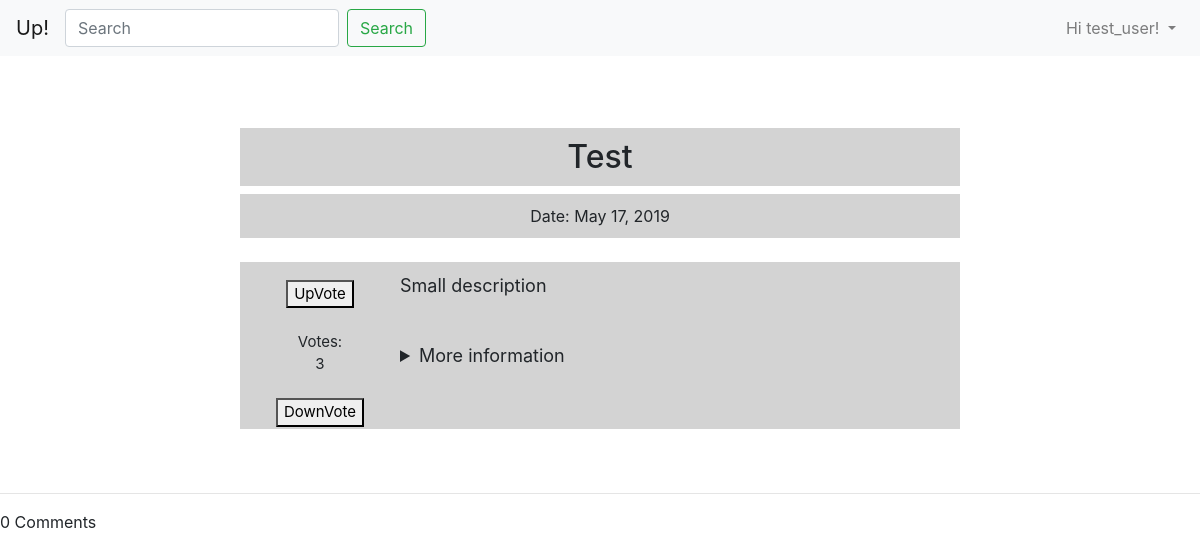
The page /Topics/3/ (signed in) on the database as committed earlier.
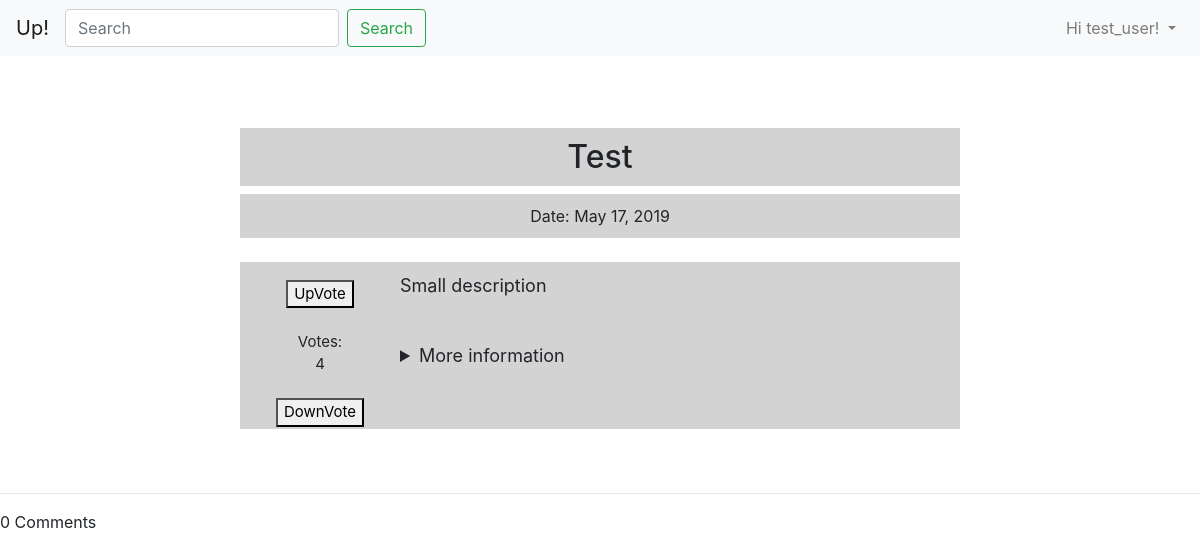
The same page on the database as committed later.
### Topics/models.py (models this page shows, shortened)
class TopicInformation(models.Model):
    title_text = models.CharField(max_length=50)
    small_description = models.CharField(max_length=500)
    pub_date = models.DateField('date published')
    votes = models.IntegerField(default=0)
    big_description = models.CharField(max_length=10000)

### Topics/views.py (the view)
# urls.py: path('<int:id>/', views.detail, name='detail'),
def detail(request, id):
    try:
        topic = TopicInformation.objects.get(pk=id)
    except TopicInformation.DoesNotExist:
        raise Http404("Topic does not exist.")
    comments = Comment.objects.filter(topic=topic).order_by('-id')
    if request.method == 'TOPIC':
        comment_form = CommentForm(request.POST or None)
        if comment_form.is_valid():
            comment_form.save()
    else:
        comment_form = CommentForm()
    context = {
        'topic': topic,
        'comments': comments,
        'comment_form': comment_form,
    }
    return render(request, 'Topics/detail.html', context)

### Topics/forms.py
class CommentForm(forms.ModelForm):
    class Meta:
        model = Comment
        fields = ('content',)

### Topics/templates/Topics/detail.html (shortened to what this page needs)
{% extends 'WebApp/base.html' %}
{% block content %}
<br>
<h2>{{topic.title_text}}</h2>
<p class="date">Date: {{topic.pub_date}}</p>
<br>
<div class="box">
    <div class="div1">
        <form action="{% url 'Topics:upvote' topic.id %}" method='POST'>
    <button type='submit'>UpVote</button>
        </form>
        <br>
        Votes: <br> {{topic.votes}}
        <br>
        <br>
    <form action="{% url 'Topics:downvote' topic.id %}" method='POST'>
    <button type='submit'>DownVote</button>
    </form>
    </div>
    <div class="div2">
        <p class="small_description"> {{topic.small_description}} </p>
        <br>
        <details> <summary> More information</summary>
        </details>
    </div>
</div>
<br><br>
<hr>
<div class="main-comment-section">
    {{ comments.count }} Comment{{ comments|pluralize }}
</div>
{% endblock %}

Rows that differ between the two databases and show on the page:
changed TopicInformation "Test": votes "3" → "4"
